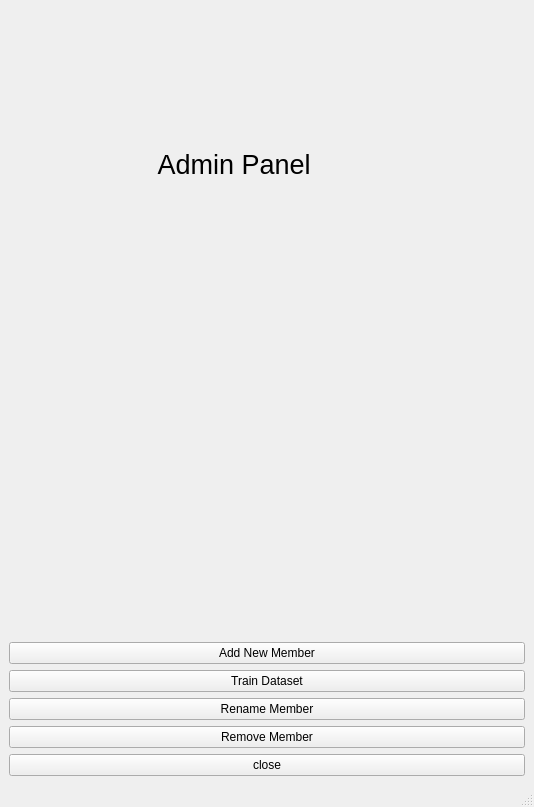
<?xml version="1.0" encoding="UTF-8"?>
<ui version="4.0">
 <class>AdminoneWindow</class>
 <widget class="QMainWindow" name="AdminoneWindow">
  <property name="geometry">
   <rect>
    <x>0</x>
    <y>0</y>
    <width>534</width>
    <height>807</height>
   </rect>
  </property>
  <property name="windowTitle">
   <string>Admin Panel</string>
  </property>
  <widget class="QWidget" name="centralwidget">
   <layout class="QGridLayout" name="gridLayout">
    <item row="1" column="0">
     <widget class="QLabel" name="label_2">
      <property name="text">
       <string/>
      </property>
      <property name="pixmap">
       <pixmap resource="adminone.qrc">:/adminone/secu.png</pixmap>
      </property>
      <property name="scaledContents">
       <bool>true</bool>
      </property>
     </widget>
    </item>
    <item row="3" column="0">
     <widget class="QPushButton" name="train">
      <property name="text">
       <string>Train Dataset</string>
      </property>
     </widget>
    </item>
    <item row="5" column="0">
     <widget class="QPushButton" name="remove">
      <property name="text">
       <string>Remove Member</string>
      </property>
     </widget>
    </item>
    <item row="4" column="0">
     <widget class="QPushButton" name="rename">
      <property name="text">
       <string>Rename Member</string>
      </property>
     </widget>
    </item>
    <item row="2" column="0">
     <widget class="QPushButton" name="addmember">
      <property name="text">
       <string>Add New Member</string>
      </property>
     </widget>
    </item>
    <item row="0" column="0">
     <widget class="QLabel" name="label">
      <property name="font">
       <font>
        <pointsize>20</pointsize>
       </font>
      </property>
      <property name="text">
       <string>                    Admin Panel</string>
      </property>
     </widget>
    </item>
    <item row="6" column="0">
     <widget class="QPushButton" name="close">
      <property name="text">
       <string>close</string>
      </property>
     </widget>
    </item>
   </layout>
  </widget>
  <widget class="QMenuBar" name="menubar">
   <property name="geometry">
    <rect>
     <x>0</x>
     <y>0</y>
     <width>534</width>
     <height>26</height>
    </rect>
   </property>
  </widget>
  <widget class="QStatusBar" name="statusbar"/>
 </widget>
 <resources>
  <include location="adminone.qrc"/>
 </resources>
 <connections/>
</ui>
